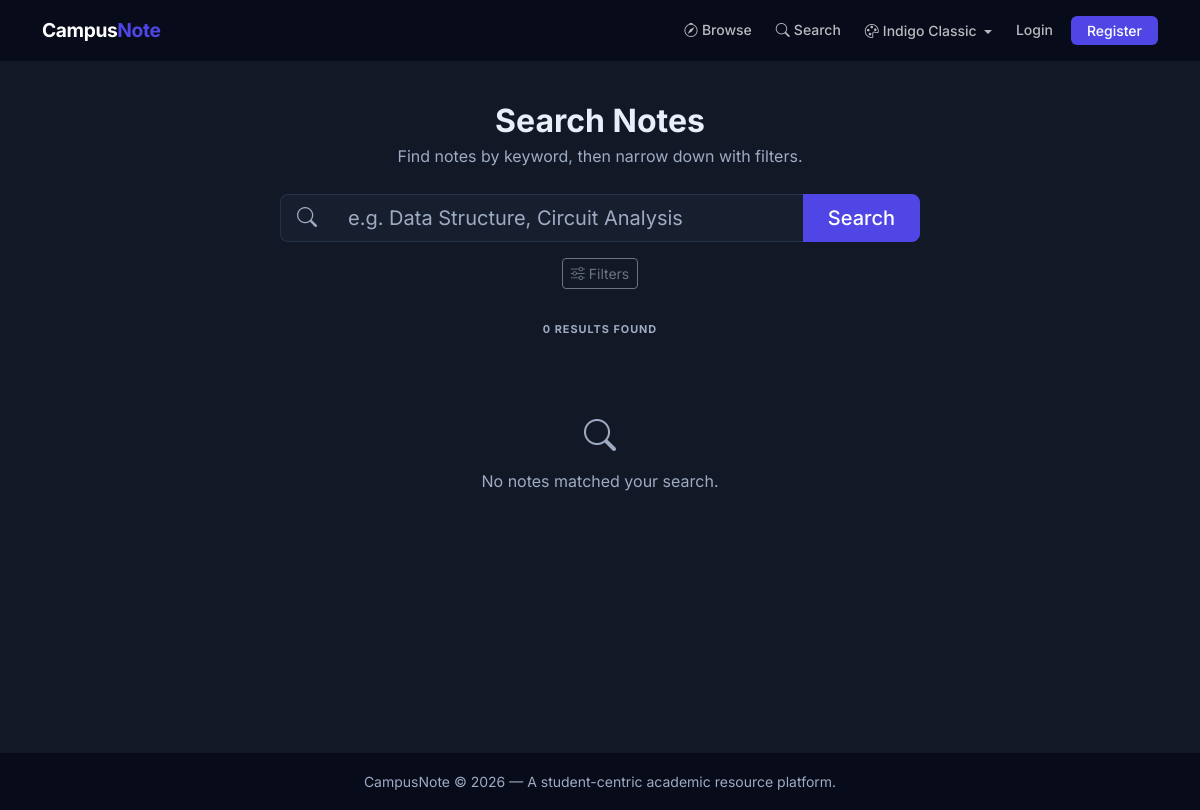
The page /search on the database as committed earlier.
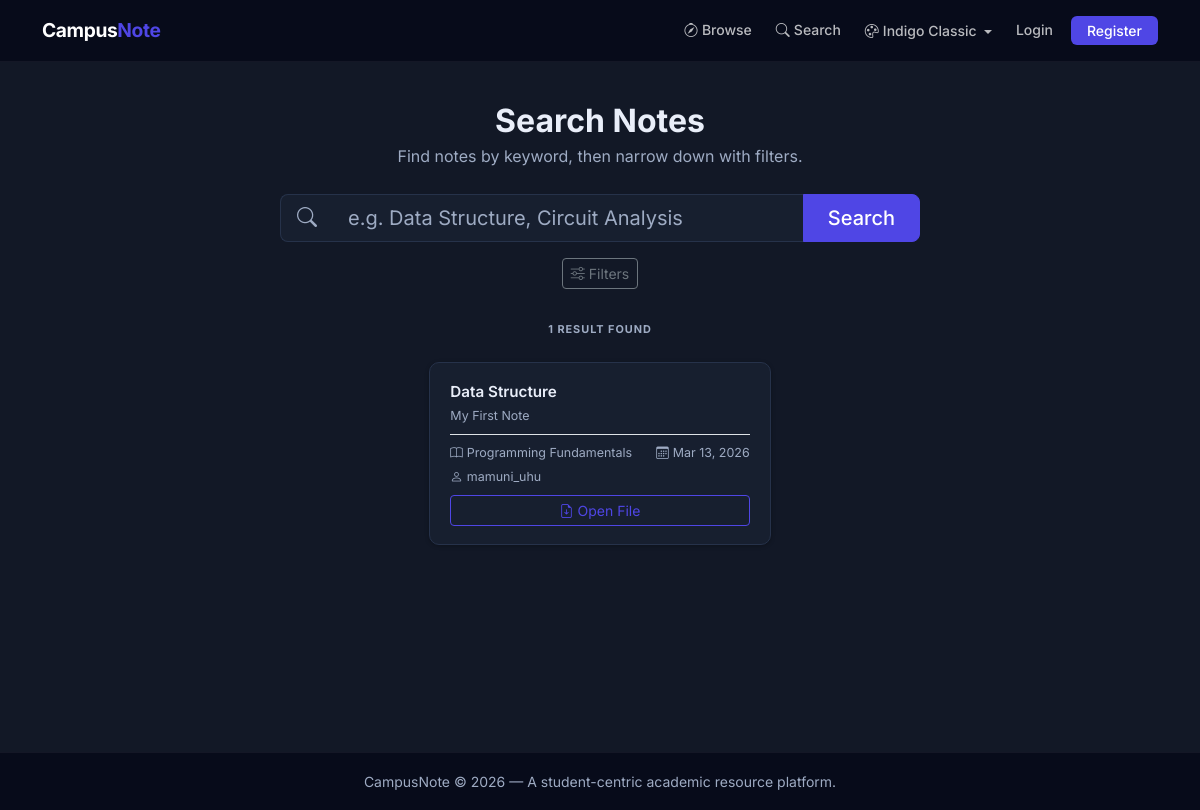
The same page on the database as committed later.
### campusnote/models.py (models this page shows)
class Note(db.Model):
    id = db.Column(db.Integer, primary_key=True)
    title = db.Column(db.String(150), nullable=False)
    description = db.Column(db.Text, nullable=True)
    file_path = db.Column(db.String(300), nullable=False)
    uploaded_at = db.Column(db.DateTime, default=datetime.utcnow)
    user_id = db.Column(db.Integer, db.ForeignKey('user.id'), nullable=False)
    subject_id = db.Column(db.Integer, db.ForeignKey('subject.id'), nullable=False)

class Subject(db.Model):
    id = db.Column(db.Integer, primary_key=True)
    name = db.Column(db.String(100), nullable=False)
    semester_id = db.Column(db.Integer, db.ForeignKey('semester.id'), nullable=False)
    notes = db.relationship('Note', backref='subject', lazy=True)
    __table_args__ = (db.UniqueConstraint('name', 'semester_id'),)

class User(db.Model, UserMixin):
    id = db.Column(db.Integer, primary_key=True)
    username = db.Column(db.String(80), unique=True, nullable=False)
    email = db.Column(db.String(120), unique=True, nullable=False)
    password = db.Column(db.String(200), nullable=False)  # store hashed, never plaintext
    profile_pic = db.Column(db.String(200), default='default.jpg')
    joined_at = db.Column(db.DateTime, default=datetime.utcnow)
    notes = db.relationship('Note', backref='uploader', lazy=True)

### campusnote/routes.py (the view)
@app.route('/search')
def search():
    q = (request.args.get('q') or '').strip()
    uni_id = request.args.get('uni', type=int)
    dept_id = request.args.get('dept', type=int)
    year_id = request.args.get('year', type=int)
    sem_id = request.args.get('sem', type=int)
    sub_id = request.args.get('sub', type=int)
    query = (Note.query
             .join(Subject, Note.subject_id == Subject.id)
             .join(Semester, Subject.semester_id == Semester.id)
             .join(Year, Semester.year_id == Year.id)
             .join(Department, Year.department_id == Department.id)
             .join(University, Department.university_id == University.id))
    if q:
        query = query.filter(or_(
            Note.title.ilike(f"%{q}%"),
            Note.description.ilike(f"%{q}%"),
            Subject.name.ilike(f"%{q}%")
        ))
    if uni_id:
        query = query.filter(University.id == uni_id)
    if dept_id:
        query = query.filter(Department.id == dept_id)
    if year_id:
        query = query.filter(Year.id == year_id)
    if sem_id:
        query = query.filter(Semester.id == sem_id)
    if sub_id:
        query = query.filter(Subject.id == sub_id)
    results = query.order_by(Note.uploaded_at.desc()).all()
    return render_template(
        'search.html',
        results=results,
        q=q,
        universities=University.query.order_by(University.name).all(),
        departments=Department.query.order_by(Department.name).all(),
        years=Year.query.order_by(Year.label).all(),
        semesters=Semester.query.order_by(Semester.label).all(),
        subjects=Subject.query.order_by(Subject.name).all(),
        selected_uni=uni_id,
        selected_dept=dept_id,
        selected_year=year_id,
        selected_sem=sem_id,
        selected_sub=sub_id
    )

### campusnote/templates/search.html (shortened to what this page needs)
{% extends "layout.html" %}
{% block content %}
<div class="container cn-page-shell">
    <div class="mb-4 cn-page-head">
        <h2 class="fw-bold mb-1">Search Notes</h2>
        <p class="text-muted mb-0">Find notes by keyword, then narrow down with filters.</p>
    </div>
    <form method="GET" action="{{ url_for('search') }}">
        <div class="input-group input-group-lg mb-3 cn-search-bar cn-center-block" style="max-width:640px;">
            <span class="input-group-text"><i class="bi bi-search text-muted"></i></span>
            <input type="text" name="q" class="form-control"
                   id="q" value="{{ q or '' }}" placeholder="e.g. Data Structure, Circuit Analysis">
            <button class="btn btn-primary px-4" type="submit">Search</button>
        </div>
        <div class="mb-4 cn-page-head" style="max-width:960px;">
            <button class="btn btn-sm btn-outline-secondary mb-2" type="button"
                    data-bs-toggle="collapse" data-bs-target="#searchFilters" aria-expanded="false"
                    aria-controls="searchFilters">
                <i class="bi bi-sliders me-1"></i>Filters
            </button>
        </div>
    </form>
    <span class="cn-section-label text-center mb-4">
        {{ results|length }} result{{ 's' if results|length != 1 else '' }} found
    </span>
    {% if results %}
        <div class="row g-3 cn-center-grid">
            {% for note in results %}
            <div class="col-sm-6 col-lg-4">
                <div class="cn-note-card h-100">
                    <div>
                        <div class="cn-note-title">{{ note.title }}</div>
                        <p class="cn-note-meta mt-1 mb-0">{{ note.description or 'No description provided.' }}</p>
                    </div>
                    <div class="mt-auto pt-2 border-top">
                        <div class="cn-note-meta d-flex justify-content-between">
                            <span><i class="bi bi-book me-1"></i>{{ note.subject.name }}</span>
                            <span><i class="bi bi-calendar3 me-1"></i>{{ note.uploaded_at.strftime('%b %d, %Y') }}</span>
                        </div>
                        <div class="cn-note-meta mt-1">
                            <i class="bi bi-person me-1"></i>{{ note.uploader.username }}
                        </div>
                        <a href="{{ url_for('static', filename=note.file_path) }}" target="_blank"
                           class="btn btn-outline-primary btn-sm w-100 mt-2">
                            <i class="bi bi-file-earmark-arrow-down me-1"></i>Open File
                        </a>
                    </div>
                </div>
            </div>
            {% endfor %}
        </div>
    {% else %}
        <div class="text-center py-5 text-muted">
            <i class="bi bi-search fs-2 d-block mb-2"></i>
            No notes matched your search.
        </div>
    {% endif %}
</div>
{% endblock %}

### campusnote/templates/layout.html (shortened to what this page needs)
<!DOCTYPE html>
<html lang="en"{% set persisted_theme = request.cookies.get('campusnote-theme') %}{% if persisted_theme and persisted_theme != 'indigo-classic' %} data-theme="{{ persisted_theme }}"{% endif %}>
<head>
    <link href="https://cdn.jsdelivr.net/npm/bootstrap@5.3.3/dist/css/bootstrap.min.css" rel="stylesheet">
    <link href="https://cdn.jsdelivr.net/npm/bootstrap-icons@1.11.3/font/bootstrap-icons.min.css" rel="stylesheet">
    <link rel="stylesheet" href="{{ url_for('static', filename='main.css') }}">
</head>
<body>
    <nav class="navbar navbar-expand-lg cn-navbar">
        <div class="container">
            <a class="navbar-brand cn-brand" href="{{ url_for('home') }}">
                Campus<span class="cn-brand-accent">Note</span>
            </a>
            <div class="collapse navbar-collapse" id="mainNav">
                <ul class="navbar-nav ms-auto align-items-center gap-1">
                    <li class="nav-item">
                        <a class="nav-link" href="{{ url_for('browse') }}">
                            <i class="bi bi-compass me-1"></i>Browse
                        </a>
                    </li>
                    <li class="nav-item">
                        <a class="nav-link" href="{{ url_for('search') }}">
                            <i class="bi bi-search me-1"></i>Search
                        </a>
                    </li>
                    <li class="nav-item dropdown">
                        <button class="btn nav-link dropdown-toggle cn-theme-toggle" type="button"
                                data-bs-toggle="dropdown" aria-expanded="false">
                            <i class="bi bi-palette me-1"></i><span id="cnThemeLabel">Theme</span>
                        </button>
                    </li>
                    {% if current_user.is_authenticated %}
                        <li class="nav-item">
                            <a class="nav-link" href="{{ url_for('upload') }}">
                                <i class="bi bi-upload me-1"></i>Upload
                            </a>
                        </li>
                        <li class="nav-item dropdown">
                            <a class="nav-link dropdown-toggle d-flex align-items-center gap-2"
                               href="#" data-bs-toggle="dropdown" aria-expanded="false">
                                <img src="{{ url_for('static', filename='profile_pics/' + current_user.profile_pic) }}"
                                     class="cn-avatar-nav" alt="avatar">
                                {{ current_user.username }}
                            </a>
                            <ul class="dropdown-menu dropdown-menu-end cn-dropdown">
                                <li>
                                    <a class="dropdown-item" href="{{ url_for('account') }}">
                                        <i class="bi bi-person-circle me-2"></i>Account
                                    </a>
                                </li>
                                <li><hr class="dropdown-divider my-1"></li>
                                <li>
                                    <a class="dropdown-item text-danger" href="{{ url_for('logout') }}">
                                        <i class="bi bi-box-arrow-right me-2"></i>Logout
                                    </a>
                                </li>
                            </ul>
                        </li>
                    {% else %}
                        <li class="nav-item">
                            <a class="nav-link" href="{{ url_for('login') }}">Login</a>
                        </li>
                        <li class="nav-item ms-1">
                            <a class="btn btn-cn-primary btn-sm px-3 py-1" href="{{ url_for('register') }}">Register</a>
                        </li>
                    {% endif %}
                </ul>
            </div>
        </div>
    </nav>
    <main class="cn-main">
        {% block content %}{% endblock %}
    </main>
    <footer class="cn-footer">
        <div class="container text-center">
            <small class="text-muted">CampusNote &copy; 2026 &mdash; A student-centric academic resource platform.</small>
        </div>
    </footer>
</body>
</html>

### campusnote/static/main.css (style rules this page uses)
:root { --cn-primary: #4f46e5; --cn-primary-dark: #4338ca; --cn-primary-light: #18233b; --cn-navbar-bg: #070b1a; --cn-bg: #121826; --cn-card-bg: #171f2f; --cn-border: #26324a; --cn-text: #e9eef9; --cn-muted: #9eabc3; --cn-radius: 10px; --cn-shadow-sm: 0 1px 4px rgba(0,0,0,0.28); --cn-shadow: 0 4px 20px rgba(0,0,0,0.38); --cn-shadow-hover: 0 8px 24px rgba(79,70,229,0.22); --cn-brand-color: #ffffff; --cn-nav-link: rgba(255,255,255,0.72); --cn-nav-link-hover:#ffffff; --cn-nav-hover-bg: rgba(255,255,255,0.07); --cn-navbar-border: rgba(255,255,255,0.05); --cn-toggler-border:rgba(255,255,255,0.2); --cn-toggler-filter:invert(1); }
*, *::before, *::after { box-sizing: border-box; }
body { font-family: 'Inter', -apple-system, BlinkMacSystemFont, 'Segoe UI', sans-serif; background-color: var(--cn-bg); color: var(--cn-text); line-height: 1.6; transition: background-color 0.28s ease, color 0.28s ease; }
.cn-navbar, .cn-footer, .cn-card, .cn-note-card, .cn-form-card, .cn-step-card, .btn-primary, .btn-outline-primary, .btn-cn-primary, .dropdown-menu, .form-control, .form-select, .input-group-text, .alert { transition: background-color 0.28s ease, color 0.28s ease, border-color 0.28s ease, box-shadow 0.28s ease; }
.text-muted { color: var(--cn-muted) !important; }
a { color: var(--cn-primary); text-decoration: none; }
.cn-navbar { background-color: var(--cn-navbar-bg); padding: 10px 0; border-bottom: 1px solid var(--cn-navbar-border); }
.cn-brand { font-size: 1.2rem; font-weight: 700; letter-spacing: -0.02em; color: var(--cn-brand-color) !important; }
.cn-brand-accent { color: var(--cn-primary) !important; }
.cn-navbar .nav-link { color: var(--cn-nav-link) !important; font-size: 0.875rem; font-weight: 500; padding: 6px 10px !important; border-radius: 6px; transition: color 0.15s, background 0.15s; }
.cn-navbar .dropdown-toggle::after { vertical-align: middle; }
.cn-theme-toggle { color: var(--cn-nav-link) !important; font-size: 0.875rem; font-weight: 500; padding: 6px 10px !important; border-radius: 6px; }
.btn-cn-primary { background-color: var(--cn-primary); color: #fff !important; border: none; border-radius: 6px; font-weight: 500; transition: background-color 0.2s, transform 0.1s; }
.btn-primary { background-color: var(--cn-primary) !important; border-color: var(--cn-primary) !important; font-weight: 500; }
.btn-outline-primary { color: var(--cn-primary) !important; border-color: var(--cn-primary) !important; }
.cn-main { min-height: calc(100vh - 110px); padding: 40px 0; }
.cn-page-shell { max-width: 1080px; margin: 0 auto; }
.cn-page-head { text-align: center; max-width: 760px; margin: 0 auto 1.5rem; }
.cn-center-block { margin-left: auto; margin-right: auto; }
.cn-center-grid { justify-content: center; }
.cn-footer { background-color: var(--cn-navbar-bg); padding: 16px 0; border-top: 1px solid rgba(255,255,255,0.05); }
.form-control, .form-select, .input-group-text { background: var(--cn-card-bg); color: var(--cn-text); border-color: var(--cn-border); }
.form-control::placeholder { color: var(--cn-muted); opacity: 1; }
.cn-note-card { background: var(--cn-card-bg); border: 1px solid var(--cn-border); border-radius: var(--cn-radius); padding: 18px 20px; box-shadow: var(--cn-shadow-sm); display: flex; flex-direction: column; gap: 8px; transition: box-shadow 0.2s, transform 0.2s; }
.cn-note-title { font-weight: 600; font-size: 0.95rem; color: var(--cn-text); margin: 0; line-height: 1.4; }
.cn-note-meta { font-size: 0.78rem; color: var(--cn-muted); }
.cn-section-label { font-size: 0.68rem; font-weight: 700; text-transform: uppercase; letter-spacing: 0.09em; color: var(--cn-muted); margin-bottom: 12px; display: block; }
.cn-search-bar .input-group-text { border-right: none; background: var(--cn-card-bg); }
.cn-search-bar .form-control { border-left: none; }
.cn-search-bar .input-group-text, .cn-search-bar .form-control { border-radius: 0 !important; }
.cn-search-bar .input-group-text:first-child { border-radius: 8px 0 0 8px !important; }
.cn-search-bar .btn { border-radius: 0 8px 8px 0 !important; }

Rows that differ between the two databases and show on the page:
added Note: title "Data Structure", description "My First Note", subject.name "Programming Fundamentals", uploaded_at "Mar 13, 2026", uploader.username "mamuni_uhu"
Other text that changed with them:
{{ results|length }}: "0" → "1"
{{ 's' if results|length != 1 else '' }}: "S" → (not shown)
text no longer shown: "No notes matched your search."
